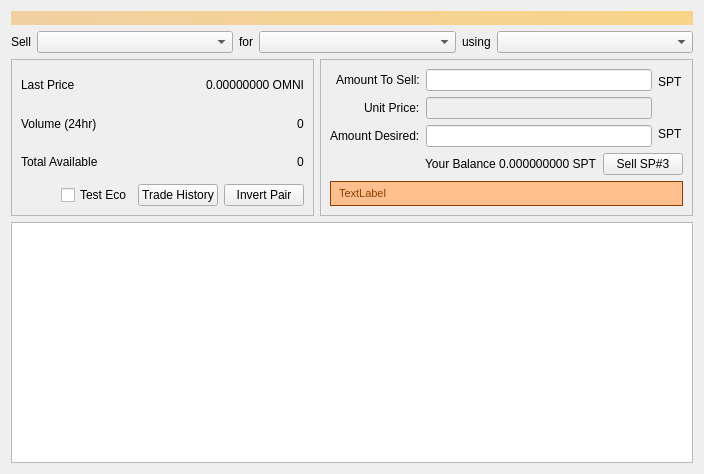
<?xml version="1.0" encoding="UTF-8"?>
<ui version="4.0">
 <class>MetaDExDialog</class>
 <widget class="QWidget" name="MetaDExDialog">
  <property name="geometry">
   <rect>
    <x>0</x>
    <y>0</y>
    <width>704</width>
    <height>474</height>
   </rect>
  </property>
  <property name="windowTitle">
   <string>Form</string>
  </property>
  <layout class="QVBoxLayout" name="topLayout">
   <item>
    <widget class="QLabel" name="labelAlerts">
     <property name="visible">
      <bool>false</bool>
     </property>
     <property name="styleSheet">
      <string notr="true">background-color: qlineargradient(x1: 0, y1: 0, x2: 1, y2: 0, stop:0 #F0D0A0, stop:1 #F8D488); color:#000000;</string>
     </property>
     <property name="wordWrap">
      <bool>true</bool>
     </property>
     <property name="margin">
      <number>3</number>
     </property>
    </widget>
   </item>
   <item>
    <layout class="QVBoxLayout" name="verticalLayout_7">
     <property name="leftMargin">
      <number>0</number>
     </property>
     <property name="topMargin">
      <number>0</number>
     </property>
     <property name="rightMargin">
      <number>0</number>
     </property>
     <item>
      <layout class="QHBoxLayout" name="horizontalLayout_11">
       <property name="topMargin">
        <number>0</number>
       </property>
       <property name="rightMargin">
        <number>0</number>
       </property>
       <item>
        <layout class="QVBoxLayout" name="verticalLayout_10">
         <property name="spacing">
          <number>6</number>
         </property>
         <property name="leftMargin">
          <number>0</number>
         </property>
         <property name="rightMargin">
          <number>0</number>
         </property>
         <item>
          <layout class="QHBoxLayout" name="horizontalLayout_4">
           <property name="spacing">
            <number>6</number>
           </property>
           <property name="topMargin">
            <number>0</number>
           </property>
           <item>
            <widget class="QLabel" name="marketLabel">
             <property name="font">
              <font>
               <weight>50</weight>
               <bold>false</bold>
              </font>
             </property>
             <property name="text">
              <string>Sell</string>
             </property>
             <property name="alignment">
              <set>Qt::AlignLeading|Qt::AlignLeft|Qt::AlignVCenter</set>
             </property>
            </widget>
           </item>
           <item>
            <widget class="QComboBox" name="comboPairTokenA">
             <property name="sizePolicy">
              <sizepolicy hsizetype="Expanding" vsizetype="Fixed">
               <horstretch>0</horstretch>
               <verstretch>0</verstretch>
              </sizepolicy>
             </property>
            </widget>
           </item>
           <item>
            <widget class="QLabel" name="label">
             <property name="text">
              <string>for</string>
             </property>
            </widget>
           </item>
           <item>
            <widget class="QComboBox" name="comboPairTokenB">
             <property name="sizePolicy">
              <sizepolicy hsizetype="Expanding" vsizetype="Fixed">
               <horstretch>0</horstretch>
               <verstretch>0</verstretch>
              </sizepolicy>
             </property>
            </widget>
           </item>
           <item>
            <widget class="QLabel" name="label_2">
             <property name="text">
              <string>using</string>
             </property>
            </widget>
           </item>
           <item>
            <widget class="QComboBox" name="comboAddress">
             <property name="sizePolicy">
              <sizepolicy hsizetype="Expanding" vsizetype="Fixed">
               <horstretch>0</horstretch>
               <verstretch>0</verstretch>
              </sizepolicy>
             </property>
            </widget>
           </item>
          </layout>
         </item>
        </layout>
       </item>
      </layout>
     </item>
    </layout>
   </item>
   <item>
    <layout class="QHBoxLayout" name="horizontalLayout" stretch="0,1">
     <item>
      <layout class="QVBoxLayout" name="verticalLayout_2">
       <item>
        <widget class="QFrame" name="frame">
         <property name="frameShape">
          <enum>QFrame::StyledPanel</enum>
         </property>
         <property name="frameShadow">
          <enum>QFrame::Raised</enum>
         </property>
         <layout class="QVBoxLayout" name="verticalLayout_4">
          <item>
           <layout class="QHBoxLayout" name="horizontalLayout_7">
            <item>
             <widget class="QLabel" name="labelLastPrice">
              <property name="text">
               <string>Last Price</string>
              </property>
             </widget>
            </item>
            <item>
             <spacer name="horizontalSpacer_6">
              <property name="orientation">
               <enum>Qt::Horizontal</enum>
              </property>
              <property name="sizeHint" stdset="0">
               <size>
                <width>40</width>
                <height>20</height>
               </size>
              </property>
             </spacer>
            </item>
            <item>
             <widget class="QLabel" name="lblLastPrice">
              <property name="text">
               <string>0.00000000 OMNI</string>
              </property>
             </widget>
            </item>
           </layout>
          </item>
          <item>
           <layout class="QHBoxLayout" name="horizontalLayout_14">
            <property name="topMargin">
             <number>0</number>
            </property>
            <item>
             <widget class="QLabel" name="labelVolume">
              <property name="text">
               <string>Volume (24hr)</string>
              </property>
             </widget>
            </item>
            <item>
             <spacer name="horizontalSpacer_2">
              <property name="orientation">
               <enum>Qt::Horizontal</enum>
              </property>
              <property name="sizeHint" stdset="0">
               <size>
                <width>40</width>
                <height>20</height>
               </size>
              </property>
             </spacer>
            </item>
            <item>
             <widget class="QLabel" name="lblVolume">
              <property name="text">
               <string>0</string>
              </property>
             </widget>
            </item>
           </layout>
          </item>
          <item>
           <layout class="QHBoxLayout" name="horizontalLayout_2">
            <item>
             <widget class="QLabel" name="labelTotalAvailable">
              <property name="text">
               <string>Total Available</string>
              </property>
             </widget>
            </item>
            <item>
             <spacer name="horizontalSpacer_4">
              <property name="orientation">
               <enum>Qt::Horizontal</enum>
              </property>
              <property name="sizeHint" stdset="0">
               <size>
                <width>40</width>
                <height>20</height>
               </size>
              </property>
             </spacer>
            </item>
            <item>
             <widget class="QLabel" name="lblTotalAvailable">
              <property name="text">
               <string>0</string>
              </property>
             </widget>
            </item>
           </layout>
          </item>
          <item>
           <layout class="QHBoxLayout" name="horizontalLayout_3">
            <item>
             <spacer name="horizontalSpacer_7">
              <property name="orientation">
               <enum>Qt::Horizontal</enum>
              </property>
              <property name="sizeHint" stdset="0">
               <size>
                <width>40</width>
                <height>20</height>
               </size>
              </property>
             </spacer>
            </item>
            <item>
             <widget class="QCheckBox" name="chkTestEco">
              <property name="text">
               <string>Test Eco</string>
              </property>
             </widget>
            </item>
            <item>
             <widget class="QPushButton" name="buttonTradeHistory">
              <property name="text">
               <string>Trade History</string>
              </property>
             </widget>
            </item>
            <item>
             <widget class="QPushButton" name="buttonInvertPair">
              <property name="text">
               <string>Invert Pair</string>
              </property>
             </widget>
            </item>
           </layout>
          </item>
         </layout>
        </widget>
       </item>
      </layout>
     </item>
     <item>
      <layout class="QVBoxLayout" name="verticalLayout_3">
       <item>
        <widget class="QFrame" name="rightFrame">
         <property name="frameShape">
          <enum>QFrame::StyledPanel</enum>
         </property>
         <property name="frameShadow">
          <enum>QFrame::Raised</enum>
         </property>
         <layout class="QVBoxLayout" name="verticalLayout">
          <item>
           <layout class="QHBoxLayout" name="horizontalLayout_6">
            <property name="topMargin">
             <number>0</number>
            </property>
            <item>
             <layout class="QFormLayout" name="tokenForm">
              <property name="fieldGrowthPolicy">
               <enum>QFormLayout::AllNonFixedFieldsGrow</enum>
              </property>
              <property name="labelAlignment">
               <set>Qt::AlignRight|Qt::AlignTrailing|Qt::AlignVCenter</set>
              </property>
              <property name="verticalSpacing">
               <number>6</number>
              </property>
              <item row="0" column="0">
               <widget class="QLabel" name="divisible">
                <property name="layoutDirection">
                 <enum>Qt::LeftToRight</enum>
                </property>
                <property name="styleSheet">
                 <string notr="true"/>
                </property>
                <property name="text">
                 <string>Amount To Sell:</string>
                </property>
               </widget>
              </item>
              <item row="0" column="1">
               <widget class="QLineEdit" name="sellAmountSaleLE">
                <property name="styleSheet">
                 <string notr="true"/>
                </property>
               </widget>
              </item>
              <item row="1" column="0">
               <widget class="QLabel" name="issuancetype">
                <property name="text">
                 <string>Unit Price:</string>
                </property>
               </widget>
              </item>
              <item row="1" column="1">
               <widget class="QLineEdit" name="sellUnitPriceLE">
                <property name="enabled">
                 <bool>false</bool>
                </property>
               </widget>
              </item>
              <item row="2" column="0">
               <widget class="QLabel" name="label_3">
                <property name="text">
                 <string>Amount Desired:</string>
                </property>
               </widget>
              </item>
              <item row="2" column="1">
               <widget class="QLineEdit" name="sellAmountDesiredLE"/>
              </item>
             </layout>
            </item>
            <item>
             <layout class="QHBoxLayout" name="horizontalLayout_8">
              <property name="spacing">
               <number>0</number>
              </property>
              <property name="topMargin">
               <number>0</number>
              </property>
              <item>
               <layout class="QVBoxLayout" name="verticalLayout_6">
                <property name="spacing">
                 <number>0</number>
                </property>
                <property name="topMargin">
                 <number>0</number>
                </property>
                <item>
                 <widget class="QLabel" name="lblATSToken">
                  <property name="text">
                   <string>SPT</string>
                  </property>
                 </widget>
                </item>
                <item>
                 <widget class="QLabel" name="label_4">
                  <property name="text">
                   <string/>
                  </property>
                 </widget>
                </item>
                <item>
                 <widget class="QLabel" name="lblADToken">
                  <property name="text">
                   <string>SPT</string>
                  </property>
                 </widget>
                </item>
               </layout>
              </item>
             </layout>
            </item>
           </layout>
          </item>
          <item>
           <layout class="QHBoxLayout" name="horizontalLayout_15">
            <property name="topMargin">
             <number>0</number>
            </property>
            <item>
             <spacer name="horizontalSpacer_5">
              <property name="orientation">
               <enum>Qt::Horizontal</enum>
              </property>
              <property name="sizeHint" stdset="0">
               <size>
                <width>40</width>
                <height>20</height>
               </size>
              </property>
             </spacer>
            </item>
            <item>
             <widget class="QLabel" name="lblBalance">
              <property name="text">
               <string>Your Balance 0.000000000 SPT</string>
              </property>
             </widget>
            </item>
            <item>
             <widget class="QPushButton" name="sellButton">
              <property name="text">
               <string>Sell SP#3</string>
              </property>
             </widget>
            </item>
           </layout>
          </item>
          <item>
           <widget class="QLabel" name="lblFeeWarning">
            <property name="font">
             <font>
              <pointsize>8</pointsize>
             </font>
            </property>
            <property name="styleSheet">
             <string notr="true">QLabel {
border: 1px solid rgb(142,61,0);padding:5px 5px 5px 5px;background-repeat: no-repeat;background-position: 10px center;color: #133959;background-color: rgb(255,191,142); color:rgb(142,61,0);} </string>
            </property>
            <property name="text">
             <string>TextLabel</string>
            </property>
           </widget>
          </item>
         </layout>
        </widget>
       </item>
      </layout>
     </item>
    </layout>
   </item>
   <item>
    <widget class="QTableWidget" name="sellList"/>
   </item>
  </layout>
 </widget>
 <resources/>
 <connections/>
</ui>
